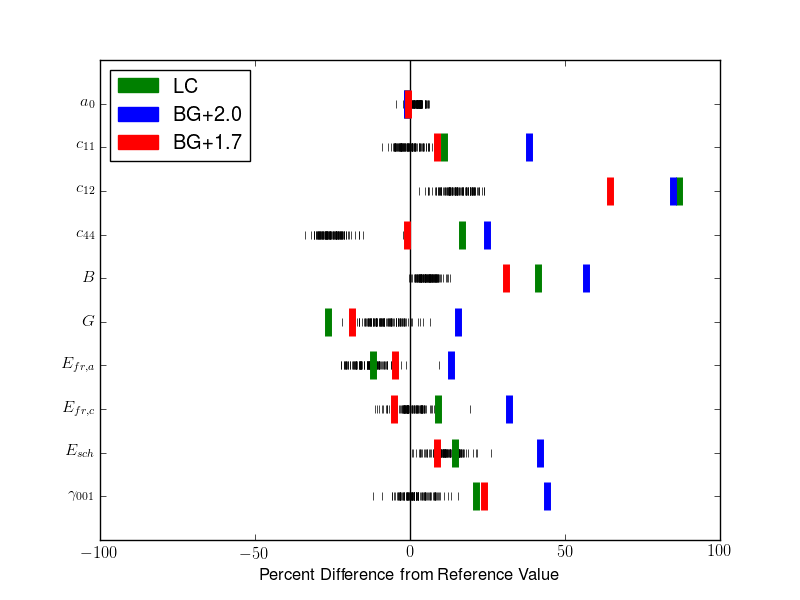

This figure's Python source:
# this script produces figure 3 from the PRL article
import os,sys
import numpy as np
import matplotlib as mpl
import matplotlib.pyplot as plt
import matplotlib.patches as mpatches

from pandas.tools.plotting import parallel_coordinates

import pyflamestk.pyposmat as pyposmat
import pyflamestk.pareto as pareto
import pyflamestk.pyposmatpost as post

# THINGS TO DO:
# 1.  Move some of these functions into the pyflamestk module
#     a.  qoi_ref_values, should be read in from the configuration file
#     b.  absolute_scaling factor should be part of SimulationResults
# 2.  Move the reference data into input/data
# description of global variables

absolute_scale = None    # to use absolute scale

free_params = ['chrg_Mg','MgO_A', 'MgO_rho', 'OO_A', 'OO_rho', 'OO_C']
x_axis_err_name = 'MgO_NaCl.c12.err'
y_axis_err_name = 'MgO_NaCl.c44.err'
x_axis_latex_name = '$|$error in $C_{12}|$ [GPa]'
y_axis_latex_name = '$|$error in $C_{44}|$ [GPa]'

qoi_ref_dft    = {'MgO_NaCl.a0': 4.246,
                  'MgO_NaCl.c11': 277.00031,
                  'MgO_NaCl.c12': 91.67016,
                  'MgO_NaCl.c44': 144.00722,
                  'MgO_NaCl.B': 153.4468767,
                  'MgO_NaCl.G': 92.665075,
                  'MgO_NaCl.fr_a': 10.9781666,
                  'MgO_NaCl.fr_c': 8.98642095,
                  'MgO_NaCl.sch':5.067179685,
                  'MgO_NaCl.001s': 0.055950069}


qoi_ref_names = ['chrg_Mg','chrg_O',\
                 'MgMg_A','MgMg_rho','MgMg_C',
                 'MgO_A','MgO_rho','MgO_C',
                 'OO_A','OO_rho','OO_C',
                 'MgO_NaCl.a0','MgO_NaCl.c11','MgO_NaCl.c12','MgO_NaCl.c44',
                 'MgO_NaCl.B','MgO_NaCl.G',
                 'MgO_NaCl.fr_a','MgO_NaCl.fr_c','MgO_NaCl.sch',
                 'MgO_NaCl.001s',
                 'MgO_NaCl.a0.err','MgO_NaCl.c11.err','MgO_NaCl.c12.err',
                 'MgO_NaCl.c44.err','MgO_NaCl.B.err','MgO_NaCl.G.err',
                 'MgO_NaCl.fr_a.err','MgO_NaCl.fr_c.err','MgO_NaCl.sch.err',
                 'MgO_NaCl.001s.err']

qoi_ref_LC = [2.0,-2.0,0.0,0.5,0.0,821.6,0.3242,0.0,22764.0,0.149,27.88,4.21078276561128,307.5718095128,171.135602331774,168.168424521017,216.61433805878266,68.21810359051298,9.68024989411606,9.810715180656189,5.797051474639375,0.06783817649966246,-0.035217234388720264,30.571809512799973,79.46560233177401,24.158424521016997,63.164338058782675,-24.441896409487015,-1.2977501058839405,0.8247151806561881,0.7300514746393745,0.011888176499662464]
qoi_ref_BG1 = [2.0,-2.0,0.0,0.5,0.0,1279.69,0.29969,0.0,9547.96,0.21916,32.0,4.20923604431415,383.274119165401,169.434215310753,179.601185701851,240.71418326230233,106.91995192732399,12.419259511088967,11.869114175328832,7.198887069605007,0.08070791160146304,-0.036763955685850114,106.27411916540098,77.76421531075299,35.591185701851,87.26418326230234,14.259951927323996,1.4412595110889672,2.8831141753288314,2.131887069605007,0.02475791160146304]
qoi_ref_BG2 = [1.7,-1.7,0.0,0.5,0.0,929.69,0.29909,0.0,4870,0.2679,77.0,4.222448,301.315822490901,150.827961179874,142.471471673523,200.990581616883,75.2439306555135,10.434727086962994,8.526633932683126,5.509135247188169,0.0692527749868838,-0.02355200000000046,24.315822490900985,59.15796117987399,-1.5385283264769782,47.540581616883,-17.416069344486502,-0.543272913037006,-0.4593660673168749,0.442135247188169,0.0133027749868838]
# calculated using the parameter set of Lewis and Catlow
qoi_ref_lc    = {}
# calculated using the parameter set of Ball and Grimes #1 as referenced by Henkleman
qoi_ref_bg1   = {}
# calculated using the parameter set of Ball and Grimes #2 as references by Henkleman
qoi_ref_bg2   = {}
for i in range(len(qoi_ref_names)):
    v = qoi_ref_names[i]
    qoi_ref_lc[v] = qoi_ref_LC[i]
    qoi_ref_bg1[v] = qoi_ref_BG1[i]
    qoi_ref_bg2[v] = qoi_ref_BG2[i]

qoi_ref_latex = {'MgO_NaCl.a0':r'$a_0$',
                 'MgO_NaCl.c11':r'$c_{11}$',
                 'MgO_NaCl.c12':r'$c_{12}$',
                 'MgO_NaCl.c44':r'$c_{44}$',
                 'MgO_NaCl.B':r'$B$',
                 'MgO_NaCl.G':r'$G$',
                 'MgO_NaCl.fr_a':r'$E_{fr,a}$',
                 'MgO_NaCl.fr_c':r'$E_{fr,c}$',
                 'MgO_NaCl.sch':r'$E_{sch}$',
                 'MgO_NaCl.001s':r'$\gamma_{001}$'}
qoi_ref_values = qoi_ref_dft
qoi_ref_dict = {}
qoi_ref_dict['DFT'] = qoi_ref_dft
qoi_ref_dict['LC'] = qoi_ref_bg1
qoi_ref_dict['BG1'] = qoi_ref_bg2
qoi_ref_dict['BG2'] = qoi_ref_lc
# ---- DATA DIRECTORY ----
data = '../data/output'
dpi = 800
fig_fname = 'fig_3.png'

# ---- CHANGE HERE TO CONTROL COLOR ---
cmap_name = 'Blues' # This uses a color gradient map scheme defined in matplotlib
cmap_min = 0
cmap_max = 100
c_results = 30
c_pareto = 70
c_culled = 100
rgb_results = None # required in the script
rgb_pareto = None
rgb_culled = None

# ---- CHANGE HERE TO CONTROL FRONT -----
font = {'family' : 'serif',
        'weight' : 'normal',
        'size'   : 14}


#class MplColorHelper(object):
#    """
#    Req:
#       import matplotlib as mpl
#       import matplotlib.pyplot as plt
#    Ref:
#        http://stackoverflow.com/questions/26108436/how-can-i-get-the-matplotlib-rgb-color-given-the-colormap-name-boundrynorm-an
#    """
#    def __init__(self, cmap_name, start_val, stop_val):
#        self.cmap_name = cmap_name
#        self.cmap = plt.get_cmap(cmap_name)
#        self.norm = mpl.colors.Normalize(vmin=start_val,vmax=stop_val)
#        self.scalar_map = mpl.cm.ScalarMappable(norm=self.norm, cmap=self.cmap)
#
#    def get_rgb(self,val):
#        return self.scalar_map.to_rgba(val)

#def get_rgb_from_cmap(c_val,cmap_name,start_val,stop_val):
#    """
#    Req:
#       import pyflamestk as pftk
#
#    Ref:
#        http://stackoverflow.com/questions/26108436/how-can-i-get-the-matplotlib-rgb-color-given-the-colormap-name-boundrynorm-an
#    """
#    mpl_color_helper = MplColorHelper(cmap_name,start_val,stop_val)
#    return mpl_color_helper.get_rgb(c_val)

#rgb_results = get_rgb_from_cmap(c_results,cmap_name,cmap_min,cmap_max)
#rgb_pareto = get_rgb_from_cmap(c_pareto,cmap_name,cmap_min,cmap_max)
#rgb_culled = get_rgb_from_cmap(c_culled,cmap_name,cmap_min,cmap_max)

#print('rgb_results = {}'.format(rgb_results))
#print('rgb_pareto = {}'.format(rgb_pareto))
#print('rgb_culled = {}'.format(rgb_culled))

# --- read in values

def rescale_errors(sr, scaling_factors, results = 'culled'):
    """calculates the closest value to the utopia point

    Args:
        sr (pyflamestk.pyposmat.SimulationResults): provides the 
            information required from the Pareto fitting process.
        scale (dict of str:float): the key is the error name, the value is
            a scalar value from which the errors will be divided for the 
            purposes of scaling
        n (int): this will find the closest points to the utopia point
        result (str,optional): should be either results, pareto or culled.
            Default is culled.

    Raises:
        ValueError: if results is of the wrong type
    """
    
    # make a copy of the values, which we will then mutate to find the 
    # solutions
    rescaled_values = None
    if results == 'results':
        rescaled_values = np.copy(sr.results)
    elif results == 'pareto':
        rescaled_values = np.copy(sr.pareto)
    elif results == 'culled':
        rescaled_values = np.copy(sr.culled)
    else:
        str_out = "results must be results, pareto, or culled. {} sent"
        str_out = str_out.format(results)
        raise ValueError(str_out)


    # subselect just the error_columns, error columns
    err_names = sr.err_names # local copy
    names = ['sim_id'] + err_names
    names_idx = [i for i,v in enumerate(sr._names) if v in names]
    rescaled_values = rescaled_values[:,names_idx]    

    # rescale the error values
    for v in err_names:
        i = names.index(v)
        eta = scaling_factors[v]
        rescaled_values[:,i] = rescaled_values[:,i]/eta

    # calculate distance metric
    n_rows, n_columns = rescaled_values.shape
    err_col_idx = [names.index(qen) for qen in err_names]
    distance_metric_vector = np.zeros(n_rows)
    for i in range(n_rows):
        err_vector = rescaled_values[i,err_col_idx]
        dist = np.sqrt(err_vector.dot(err_vector))
        distance_metric_vector[i] = dist

   # calculate the distance metrics

    print('--- REPACKING ERROR INFORMATION ---')
    head_format = '{:10} {:10} {:25} {:10}'
    line_format = '{:10} {:10} {:25} {:10.6f}'
    print(head_format.format('new_col_i', 'old_col_i','col_name','scaling_factor'))
    for i,v in enumerate(names):
        new_col_i = i
        old_col_i = names_idx[i]
        col_name = v

        if v == 'sim_id':
            print(head_format.format(new_col_i, old_col_i, col_name, 'N/A'))
        else:
            scaling_factor = scaling_factors[col_name]
            print(line_format.format(new_col_i, old_col_i, col_name, scaling_factor))


    return distance_metric_vector, rescaled_values

def get_closest_to_utopia_point(d_vector, n = 1):
    """ return an index of the dvector closest to the utopia point
    """
    assert isinstance(d_vector, np.ndarray)
    assert isinstance(n,int)

    idx_shortest = np.where(d_vector.min())
    idx_shortest_pop = np.argpartition(d_vector,n)[:n]

    return idx_shortest, idx_shortest_pop

def get_absolute_scaling_factors(sr):
    """Determines scaling factor

    If q is a quantity of interest and eta is the scaling factor, then the 
    scaled error should be q/eta ~= 1
    Returns:
        sf - (list of float) a vector of scaling factors
    """
    sf = {} 
    for k,v in sr.qoi_ref.items():
        err_name = k + ".err"
        sf[err_name] = v

    return sf

# read in the files from simulation
fname_results = os.path.join(data,'results_009.out')
fname_pareto = os.path.join(data,'pareto_009.out')
fname_culled = os.path.join(data,'culled_009.out')

# not currently used
fname_pyposmat_config = os.path.join(data,'pyposmat.config')
fname_pyposmat_potential = os.path.join(data,'pyposmat.potential')
fname_pyposmat_qoi = os.path.join(data,'pyposmat.qoi')


sr = pareto.SimulationResults()
sr.read_simulation_results(fname_results, fname_pareto, fname_culled)
#sr.read_configuration_files(pyposmat_config = fname_pyposmat_config:
#                            pyposmat_potential = fname_pyposmat_potential,
#                            pyposmat_qoi = fname_pyposmat_qoi)
sr.qoi_ref = qoi_ref_values # need to fix, should be done automatically

# SCALING FACTORS
# - scaling factors renormalize errors so that errors are of approximately the
# same magnitude, the scaling factors chosen here are by division.
absolute_sf = get_absolute_scaling_factors(sr) # get absolute scaling factors
print('---SCALING FACTORS---')
row_format = "{:25}{:15.4f}"
for k,v in absolute_sf.items():
    print(row_format.format(k,v))

# RESCALE ERRORS
distance_metrics, rescaled_values = rescale_errors(sr,absolute_sf,'culled') 
names = ['sim_id'] + sr.err_names
err_names_idx = [names.index(v) for v in sr.err_names]
print(len(names), rescaled_values.shape)
#bp determine the point closest to the utopia point by the distance metric vector
n_potentials = [100]
pot_idx = {}
utopia_sim_id = {}
for n in n_potentials:
    temp, pot_idx[n] = get_closest_to_utopia_point(distance_metrics,n)
    utopia_sim_id[n] = sr.culled[pot_idx[n],0]

n=100
data = rescaled_values[np.ix_(pot_idx[n],err_names_idx)]
xmin = -100
xmax =  100
ymin = -11 
ymax = 0

plt.rc('text', usetex=True)
fig = plt.figure(1)
ax = plt.subplot(111)
my_yticks = [-i-1 for i in range(len(sr.err_names))]
my_yticklabels = []
for v in sr.err_names:
    qoi_name = v.strip('.err')
    qoi_latex = qoi_ref_latex[qoi_name]
    my_yticklabels.append(qoi_latex)
plt.setp([ax], yticks=my_yticks, yticklabels=my_yticklabels)
n_errors = len(sr.err_names)
n_samples = len(pot_idx[n])
ax.axvline(x=0, color='k')
for i,v in enumerate(sr.err_names):
    ax.plot(100*data[:,i],[-i-1]*n_samples,'|', color='k')
    print(v,qoi_ref_dft[v.strip('.err')],
          qoi_ref_lc[v]/qoi_ref_dft[v.strip('.err')],
          qoi_ref_bg1[v]/qoi_ref_dft[v.strip('.err')],
          qoi_ref_bg2[v]/qoi_ref_dft[v.strip('.err')])
    ax.plot(100*qoi_ref_lc[v]/qoi_ref_dft[v.strip('.err')],
            [-i-1],'|', color='g', markersize = 20, mew = 5,
            label='LC')
    ax.plot(100*qoi_ref_bg1[v]/qoi_ref_dft[v.strip('.err')],
            [-i-1],'|', color='b', markersize = 20, mew = 5,
            label='BG+2.0')
    ax.plot(100*qoi_ref_bg2[v]/qoi_ref_dft[v.strip('.err')],
            [-i-1],'|', color='r', markersize = 20, mew = 5,
            label='BG+1.7')
ax.set_xlim([xmin,xmax])
ax.set_ylim([ymin,ymax])
ax.set_xlabel('Percent Difference from Reference Value')

ax.legend(handles=[mpatches.Patch(color='g',label='LC'),
                   mpatches.Patch(color='b',label='BG+2.0'),
                   mpatches.Patch(color='r',label='BG+1.7')],
          loc='upper left')

fig.savefig('fig_3.png',png=800)
#ax.violinplot(data,showmeans = False, showmedians=True)
#fig.savefig('fig_3.png',dpi=800)

# make pandas dataframe of just errors
import pandas as pd

#culled_df = pd.DataFrame(data=data,columns=sr.err_names)
#culled_df[:10].plot(kind='barh',rot=0)

def get_pandas_dataframe(sr, df_type = 'err'):

    col_names =  None
    if df_type is 'err':
        col_names = ['sim_id'] + sr.err_names
    elif df_type is 'param':
        col_names = ['sim_id'] + sr.param_names
    else:
        raise AttributeError('dt_type was {}, must be err, or param'.format(dt_type))
    col_idx = [i for i,v in enumerate(sr._names) if v in col_names]
    np_pareto = np.copy(sr.pareto[:,col_idx])
    return  pd.DataFrame(data = sr.pareto[:,col_idx],
                         columns = col_names)

err_df = get_pandas_dataframe(sr, df_type='err')

#n_qois = len(sr.qoi_names)
#fig_violin, ax_violin = plt.subplots(nrows = 1, ncols = 1)

#fig, axes = plt.s
#fig.savefig(fig_fname,dpi=800)
